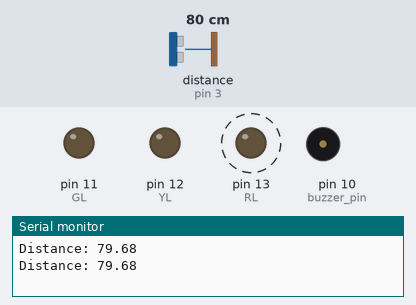
A sketch run on a simulated Arduino Uno, built with avr-gcc and run on an emulated ATmega328P. Parts: output pins drawn as LEDs (lit = HIGH), buzzer (waves = sounding), the last lines printed to the serial monitor. Wiring (inferred from the names in the program): ultrasonic range finder: trigger pin 5; echo pin 3. Dashed ring = blinking. The inputs (shaded band) are chosen by the test bench; at power-on: distance to the obstacle (sensor on pin 3) 80 cm. The echo pulse lasts 58.3 µs per cm; pins used as bus, display or sensor lines are not drawn.

Above: at 2.9 s.
3.0 s: distance to the obstacle (sensor on pin 3) set to 98 cm
6.5 s: distance to the obstacle (sensor on pin 3) set to 106 cm
At 8.2 s:
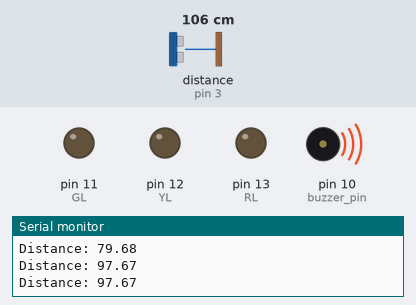
12.7 s: distance to the obstacle (sensor on pin 3) set to 170 cm
16.2 s: distance to the obstacle (sensor on pin 3) set to 180 cm
At 18.9 s:
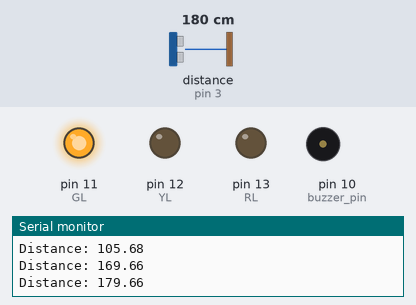
22.4 s: distance to the obstacle (sensor on pin 3) set to 2 cm
At 24.9 s:
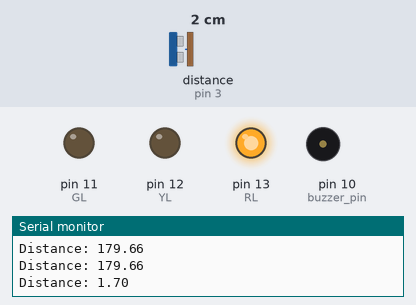
26.0 s: distance to the obstacle (sensor on pin 3) set to 120 cm
At 27.4 s:
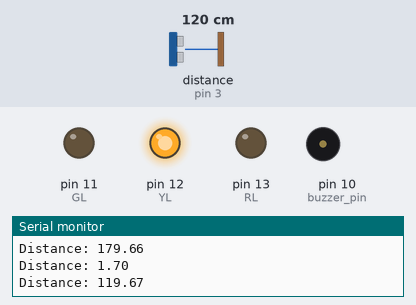
Timing chart, 0 to 33.2 s (numbered marks = the images above; inputs shaded):
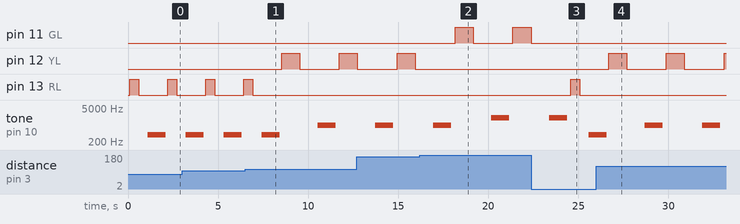

Measured:
- the behaviour switches between 100 and 101 cm on distance to the obstacle (sensor on pin 3) (found by bisection; images 0 and 1)
- the behaviour switches between 175 and 176 cm on distance to the obstacle (sensor on pin 3) (found by bisection; images 1 and 2)
- after the input at 6.5 s, pin 12 (YL): LOW → HIGH after 2.0 s, → LOW 1.0 s later, → HIGH 2.2 s later; pin 13 (RL): goes on until 6.9 s, then stays LOW
- after the input at 16.2 s, pin 11 (GL): alternates HIGH for 1.0 s and LOW for 2.2 s, starting after 2.0 s; pin 12 (YL): stops changing and stays LOW
- after the input at 22.4 s, pin 11 (GL): stays LOW (without the input it goes to HIGH after 2.2 s); pin 13 (RL): LOW → HIGH after 2.2 s, → LOW 0.50 s later
- after the input at 26.0 s, pin 12 (YL): alternates HIGH for 1.0 s and LOW for 2.2 s, starting after 0.68 s; pin 13 (RL): stops changing and stays LOW; tone on pin 10 (buzzer_pin): alternates 1000 Hz for 1.0 s and silent for 2.2 s, starting after 2.7 s

The sketch:

main.ino
```cpp
//HC-SR04 DOCS: https://projecthub.arduino.cc/Isaac100/getting-started-with-the-hc-sr04-ultrasonic-sensor-7cabe1

//Declare pin variables for buzzer, red light, yellow light, green light
const int buzzer_pin = 10;
const int RL = 13, YL = 12, GL = 11;
const int echo_pin = 3, trig_pin = 5;

//Declare float variable to store input data
float distance, duration;
float soundspeed = .0343;


void setup()
{
  pinMode(buzzer_pin, OUTPUT);

  pinMode(trig_pin, OUTPUT);
  pinMode(echo_pin, INPUT);
  Serial.begin(9600);

  pinMode(RL, OUTPUT);
  pinMode(YL, OUTPUT);
  pinMode(GL, OUTPUT);

  //Set all light to LOW first
  digitalWrite(RL, LOW);
  digitalWrite(YL, LOW);
  digitalWrite(GL, LOW);
}

void loop()
{
  //first we need to set the trig pin to LOW for 2 ms, then
  //set it high for 10 ms which sends out 8 cycle conic burst
  //from the transmitter.
  digitalWrite(trig_pin, LOW);
  delayMicroseconds(2);
  digitalWrite(trig_pin, HIGH);
  delayMicroseconds(10);
  digitalWrite(trig_pin, LOW);

  //Calculate duration and distance
  //For the distance, we use distance = time x speed
  //In this case, the speed is sound of speed in cm
  //Then divide by 2 because it is going to travel back
  duration = pulseIn(echo_pin, HIGH);
  distance = (duration * soundspeed)/2;

  //print the result
  Serial.print("Distance: ");
  Serial.println(distance);
  delay(100);

  if(distance > 175){
  	digitalWrite(YL, LOW);
    digitalWrite(RL, LOW);

    digitalWrite(GL, HIGH);
    delay(1000);
    digitalWrite(GL, LOW);
    delay(1000);

    tone(buzzer_pin, 2000);
  	delay(1000);
  	noTone(buzzer_pin);
  	delay(100);
  }

  else if (distance > 100 && distance < 175){
  	digitalWrite(RL, LOW);
    digitalWrite(GL, LOW);

    digitalWrite(YL, HIGH);
    delay(1000);
    digitalWrite(YL, LOW);
    delay(1000);

    tone(buzzer_pin, 1000);
  	delay(1000);
  	noTone(buzzer_pin);
  	delay(100);
  }

  else{
    digitalWrite(GL, LOW);
    digitalWrite(YL, LOW);

    digitalWrite(RL, HIGH);
    delay(500);
    digitalWrite(RL, LOW);
    delay(500);

    tone(buzzer_pin, 400);
  	delay(1000);
  	noTone(buzzer_pin);
  }
}
```
